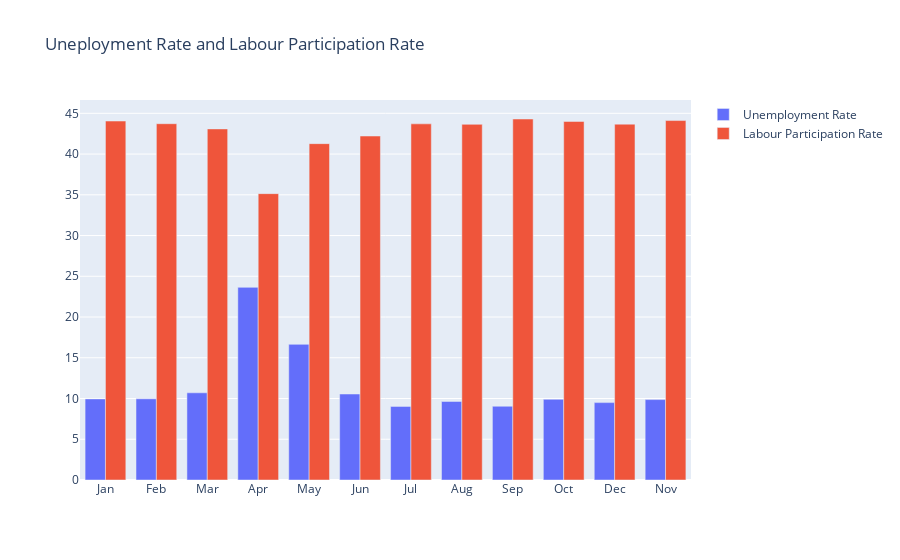

Notebook cell for this chart:
### Code cell
# To visulize labour participation rate & unemployment rate in each month


IND =  df.groupby(["month"])[['Estimated Unemployment Rate', "Estimated Employed", "Estimated Labour Participation Rate"]].mean()
IND = pd.DataFrame(IND).reset_index()
month = IND.month
unemployment_rate = IND["Estimated Unemployment Rate"]
labour_participation_rate = IND["Estimated Labour Participation Rate"]

fig = go.Figure()

fig.add_trace(go.Bar(x = month, y = unemployment_rate, name= "Unemployment Rate"))
fig.add_trace(go.Bar(x = month, y = labour_participation_rate, name= "Labour Participation Rate"))

fig.update_layout(title="Uneployment Rate and Labour Participation Rate",
                  xaxis={"categoryorder":"array", "categoryarray":["Jan", "Feb", "Mar", "Apr", "May", "Jun", "Jul", "Aug", "Sep", "Oct"]})

fig.show()

### Figure 1 — Plotly figure (JSON) as saved in the notebook; plotly's stock layout.template omitted (floating-point values rounded to 4 significant figures)
{"data": [{"name": "Unemployment Rate", "type": "bar", "x": ["Apr", "Aug", "Dec", "Feb", "Jan", "Jul", "Jun", "Mar", "May", "Nov", "Oct", "Sep"], "y": [23.64, 9.638, 9.497, 9.965, 9.951, 9.034, 10.55, 10.7, 16.65, 9.868, 9.901, 9.052]}, {"name": "Labour Participation Rate", "type": "bar", "x": ["Apr", "Aug", "Dec", "Feb", "Jan", "Jul", "Jun", "Mar", "May", "Nov", "Oct", "Sep"], "y": [35.14, 43.65, 43.67, 43.72, 44.05, 43.71, 42.21, 43.08, 41.28, 44.11, 44.0, 44.3]}], "layout": {"title": {"text": "Uneployment Rate and Labour Participation Rate"}, "xaxis": {"categoryarray": ["Jan", "Feb", "Mar", "Apr", "May", "Jun", "Jul", "Aug", "Sep", "Oct"], "categoryorder": "array"}}}
